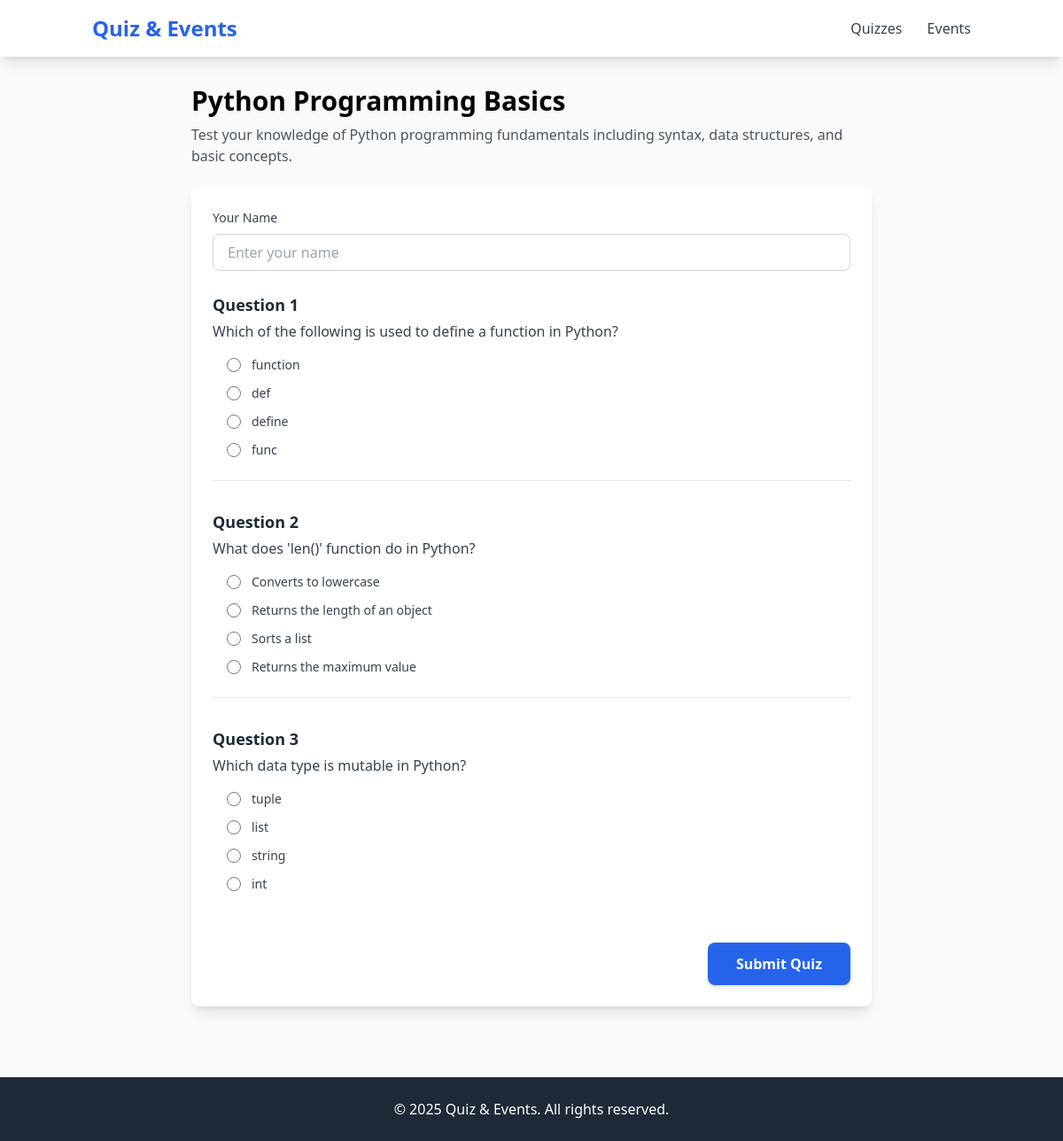
Screenshot of /quiz/2/ with the database file from the repository.
### quizzes/models.py (models this page shows, shortened)
class Quiz(models.Model):
    title = models.CharField(max_length=200)
    description = models.TextField()
    created_at = models.DateTimeField(auto_now_add=True)
    updated_at = models.DateTimeField(auto_now=True)

class Question(models.Model):
    quiz = models.ForeignKey(Quiz, on_delete=models.CASCADE, related_name='questions')
    text = models.TextField()
    question_type = models.CharField(max_length=50)  # e.g., 'multiple_choice', 'true_false'
    created_at = models.DateTimeField(auto_now_add=True)

class Answer(models.Model):
    question = models.ForeignKey(Question, on_delete=models.CASCADE, related_name='answers')
    text = models.CharField(max_length=200)
    is_correct = models.BooleanField(default=False)

### quizzes/views.py (the view)
# urls.py: path('quiz/<int:quiz_id>/', quiz_views.start_quiz, name='start_quiz'),
def start_quiz(request, quiz_id):
    quiz = get_object_or_404(Quiz, id=quiz_id)
    return render(request, 'quizzes/quiz_attempt.html', {'quiz': quiz})

### templates/quizzes/quiz_attempt.html (shortened to what this page needs)
{% extends 'base.html' %}
{% block content %}
<div class="max-w-3xl mx-auto">
    <h1 class="text-3xl font-bold mb-2">{{ quiz.title }}</h1>
    <p class="text-gray-600 mb-6">{{ quiz.description }}</p>
    <form method="post" action="{% url 'submit_quiz' quiz.id %}" class="bg-white p-6 rounded-lg shadow-lg">
        <div class="mb-6">
            <label for="user_name" class="block text-sm font-medium text-gray-700 mb-2">Your Name</label>
            <input
                type="text"
                name="user_name"
                id="user_name"
                placeholder="Enter your name"
                class="w-full px-4 py-2 border border-gray-300 rounded-lg focus:ring-2 focus:ring-blue-500 focus:border-blue-500"
                required
            >
        </div>
        <div class="space-y-8">
            {% for question in quiz.questions.all %}
            <div class="border-b border-gray-200 pb-6 last:border-b-0">
                <div class="mb-4">
                    <p class="text-lg font-semibold text-gray-800 mb-1">
                        Question {{ forloop.counter }}
                    </p>
                    <p class="text-base text-gray-700">{{ question.text }}</p>
                </div>
                <div class="space-y-3 ml-4">
                    {% for answer in question.answers.all %}
                    <div class="flex items-center">
                        <input
                            type="radio"
                            name="question_{{ question.id }}"
                            value="{{ answer.id }}"
                            id="answer_{{ answer.id }}"
                            class="w-4 h-4 text-blue-600 border-gray-300 focus:ring-blue-500"
                            required
                        >
                        <label
                            for="answer_{{ answer.id }}"
                            class="ml-3 text-sm text-gray-700 cursor-pointer"
                        >
                            {{ answer.text }}
                        </label>
                    </div>
                    {% empty %}
                    <p class="text-gray-500 italic">No answers available for this question.</p>
                    {% endfor %}
                </div>
            </div>
            {% empty %}
            <div class="text-center py-8">
                <p class="text-gray-500">This quiz has no questions yet.</p>
            </div>
            {% endfor %}
        </div>
        {% if quiz.questions.all %}
        <div class="mt-8 flex justify-end">
            <button
                type="submit"
                class="bg-blue-600 hover:bg-blue-700 text-white font-semibold px-8 py-3 rounded-lg transition duration-200 shadow-md hover:shadow-lg"
            >
                Submit Quiz
            </button>
        </div>
        {% endif %}
    </form>
</div>
{% endblock %}

### rows the page displays
Quiz: title "Python Programming Basics", description "Test your knowledge of Python programming fundamentals including syntax, data structures, and basic concepts."
Question: text "Which of the following is used to define a function in Python?"
Answer: text "function"
Answer: text "def"
Answer: text "define"
Answer: text "func"
Question: text "What does 'len()' function do in Python?"
Answer: text "Converts to lowercase"
Answer: text "Returns the length of an object"
Answer: text "Sorts a list"
Answer: text "Returns the maximum value"
Question: text "Which data type is mutable in Python?"
Answer: text "tuple"
Answer: text "list"
Answer: text "string"
Answer: text "int"
